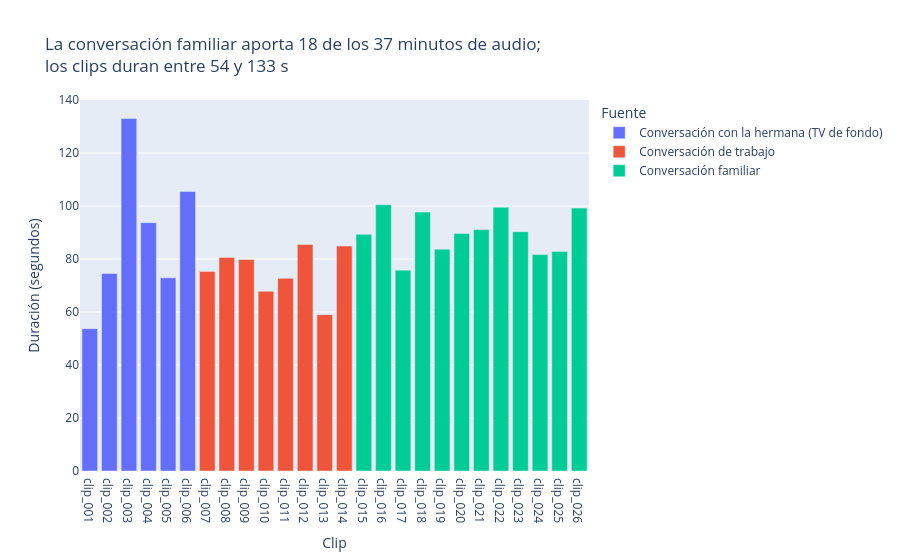

The code cell stored with this chart in its notebook:
### Code cell
# Se agrega la fuente de cada clip según su grabación original
FUENTE_AUDIO = {"conversacion_trabajo.mp3": "Conversación de trabajo", "conversacion_familia.mp3": "Conversación familiar"}
clips["fuente"] = clips["original"].map(FUENTE_AUDIO).fillna("Conversación con la hermana (TV de fondo)")
minutos = clips.groupby("fuente")["duracion_seg"].sum() / 60

fig = px.bar(clips, x="id", y="duracion_seg", color="fuente",
             labels={"id": "Clip", "duracion_seg": "Duración (segundos)", "fuente": "Fuente"},
             title=f"La conversación familiar aporta {minutos['Conversación familiar']:.0f} de los "
                   f"{clips['duracion_seg'].sum() / 60:.0f} minutos de audio;<br>los clips duran entre "
                   f"{clips['duracion_seg'].min():.0f} y {clips['duracion_seg'].max():.0f} s")
fig.show()

### Figure 1 — Plotly figure (JSON) as saved in the notebook; plotly's stock layout.template omitted (floating-point values rounded to 4 significant figures)
{"data": [{"hovertemplate": "Fuente=Conversación con la hermana (TV de fondo)<br>Clip=%{x}<br>Duración (segundos)=%{y}<extra></extra>", "legendgroup": "Conversación con la hermana (TV de fondo)", "marker": {"color": "#636efa", "pattern": {"shape": ""}}, "name": "Conversación con la hermana (TV de fondo)", "orientation": "v", "showlegend": true, "textposition": "auto", "type": "bar", "x": ["clip_001", "clip_002", "clip_003", "clip_004", "clip_005", "clip_006"], "xaxis": "x", "y": [53.7, 74.5, 133.0, 93.7, 72.9, 105.5], "yaxis": "y"}, {"hovertemplate": "Fuente=Conversación de trabajo<br>Clip=%{x}<br>Duración (segundos)=%{y}<extra></extra>", "legendgroup": "Conversación de trabajo", "marker": {"color": "#EF553B", "pattern": {"shape": ""}}, "name": "Conversación de trabajo", "orientation": "v", "showlegend": true, "textposition": "auto", "type": "bar", "x": ["clip_007", "clip_008", "clip_009", "clip_010", "clip_011", "clip_012", "clip_013", "clip_014"], "xaxis": "x", "y": [75.3, 80.6, 79.8, 67.8, 72.7, 85.5, 59.0, 84.9], "yaxis": "y"}, {"hovertemplate": "Fuente=Conversación familiar<br>Clip=%{x}<br>Duración (segundos)=%{y}<extra></extra>", "legendgroup": "Conversación familiar", "marker": {"color": "#00cc96", "pattern": {"shape": ""}}, "name": "Conversación familiar", "orientation": "v", "showlegend": true, "textposition": "auto", "type": "bar", "x": ["clip_015", "clip_016", "clip_017", "clip_018", "clip_019", "clip_020", "clip_021", "clip_022", "clip_023", "clip_024", "clip_025", "clip_026"], "xaxis": "x", "y": [89.3, 100.5, 75.8, 97.7, 83.7, 89.6, 91.1, 99.5, 90.3, 81.7, 82.8, 99.2], "yaxis": "y"}], "layout": {"barmode": "relative", "legend": {"title": {"text": "Fuente"}, "tracegroupgap": 0}, "title": {"text": "La conversación familiar aporta 18 de los 37 minutos de audio;<br>los clips duran entre 54 y 133 s"}, "xaxis": {"anchor": "y", "domain": [0, 1], "title": {"text": "Clip"}}, "yaxis": {"anchor": "x", "domain": [0, 1], "title": {"text": "Duración (segundos)"}}}}
